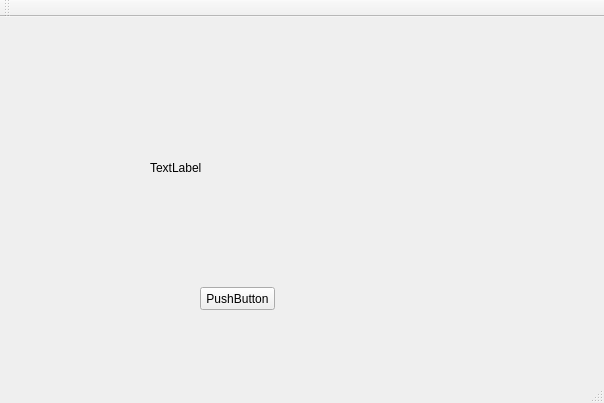
<?xml version="1.0" encoding="UTF-8"?>
<ui version="4.0">
 <class>MainWindow</class>
 <widget class="QMainWindow" name="MainWindow">
  <property name="geometry">
   <rect>
    <x>0</x>
    <y>0</y>
    <width>604</width>
    <height>403</height>
   </rect>
  </property>
  <property name="windowTitle">
   <string>MainWindow</string>
  </property>
  <widget class="QWidget" name="centralWidget">
   <widget class="QLabel" name="label">
    <property name="geometry">
     <rect>
      <x>150</x>
      <y>80</y>
      <width>301</width>
      <height>141</height>
     </rect>
    </property>
    <property name="styleSheet">
     <string notr="true">border-image: url(:/img/123.png);</string>
    </property>
    <property name="text">
     <string>TextLabel</string>
    </property>
   </widget>
   <widget class="QPushButton" name="pushButton">
    <property name="geometry">
     <rect>
      <x>200</x>
      <y>270</y>
      <width>75</width>
      <height>23</height>
     </rect>
    </property>
    <property name="text">
     <string>PushButton</string>
    </property>
   </widget>
  </widget>
  <widget class="QMenuBar" name="menuBar">
   <property name="geometry">
    <rect>
     <x>0</x>
     <y>0</y>
     <width>604</width>
     <height>23</height>
    </rect>
   </property>
  </widget>
  <widget class="QToolBar" name="mainToolBar">
   <attribute name="toolBarArea">
    <enum>TopToolBarArea</enum>
   </attribute>
   <attribute name="toolBarBreak">
    <bool>false</bool>
   </attribute>
  </widget>
  <widget class="QStatusBar" name="statusBar"/>
 </widget>
 <layoutdefault spacing="6" margin="11"/>
 <resources/>
 <connections/>
</ui>
